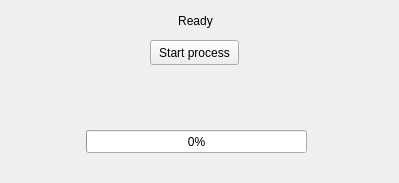
<?xml version="1.0" encoding="UTF-8"?>
<ui version="4.0">
 <class>MainWindow</class>
 <widget class="QMainWindow" name="MainWindow">
  <property name="geometry">
   <rect>
    <x>0</x>
    <y>0</y>
    <width>399</width>
    <height>183</height>
   </rect>
  </property>
  <property name="windowTitle">
   <string>MainWindow</string>
  </property>
  <widget class="QWidget" name="centralwidget">
   <widget class="QPushButton" name="pushButton">
    <property name="geometry">
     <rect>
      <x>150</x>
      <y>40</y>
      <width>89</width>
      <height>25</height>
     </rect>
    </property>
    <property name="text">
     <string>Start process</string>
    </property>
   </widget>
   <widget class="QLabel" name="label">
    <property name="geometry">
     <rect>
      <x>145</x>
      <y>10</y>
      <width>101</width>
      <height>21</height>
     </rect>
    </property>
    <property name="text">
     <string>Ready</string>
    </property>
    <property name="alignment">
     <set>Qt::AlignmentFlag::AlignCenter</set>
    </property>
   </widget>
   <widget class="QProgressBar" name="progressBar">
    <property name="geometry">
     <rect>
      <x>86</x>
      <y>130</y>
      <width>221</width>
      <height>23</height>
     </rect>
    </property>
    <property name="value">
     <number>0</number>
    </property>
   </widget>
  </widget>
 </widget>
 <resources/>
 <connections/>
 <slots>
  <slot>clickSlot()</slot>
 </slots>
</ui>
